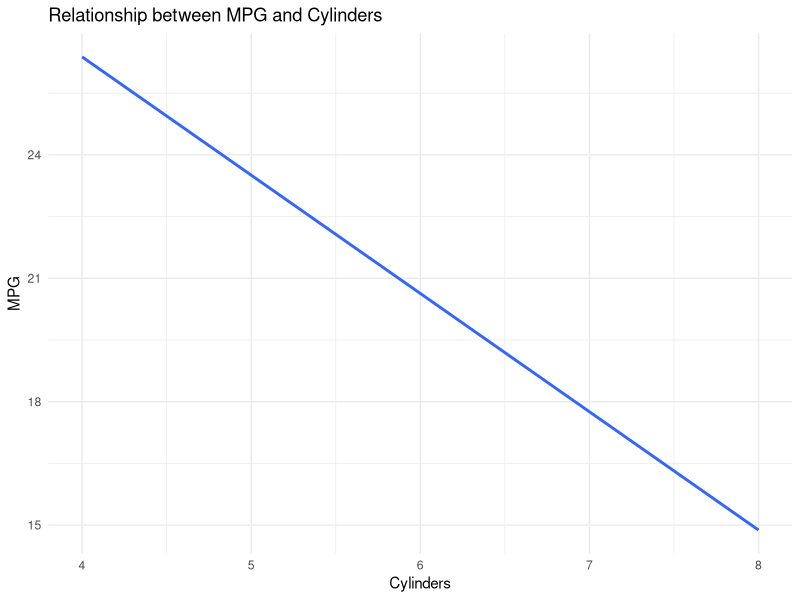

This chart was generated by the following R code:
#load packages
library(ggplot2)

#create visual for mtcars
ggplot(mtcars, aes(x = cyl, y = mpg)) +
  geom_smooth(method = "lm", se = FALSE) +
  labs(
    title = "Relationship between MPG and Cylinders",
    x = "Cylinders",
    y = "MPG"
  ) +
  theme_minimal()
